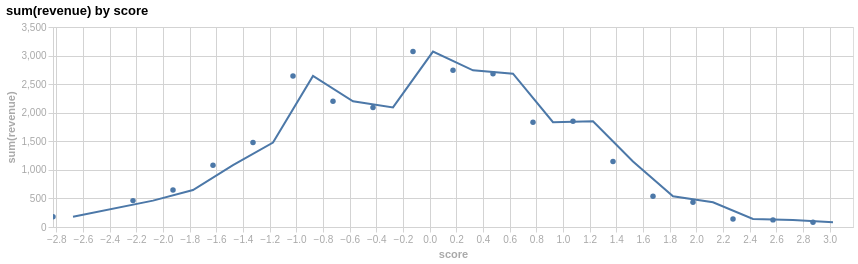

Notebook cell for this chart:
### Code cell
eda.plot_aggy(df_num, "score", "revenue", agg="sum", num_bins=20, mark="line")

### Figure 1 — Vega-Lite specification as saved in the notebook (floating-point values rounded to 4 significant figures)
{"config": {"axis": {"grid": true, "gridColor": "#d3d3d3", "tickColor": "#d3d3d3", "domainColor": "#d3d3d3", "labelColor": "#a9a9a9", "titleColor": "#a9a9a9"}, "legend": {"orient": "top", "titleAnchor": "start", "columns": 0, "titleColor": "#a9a9a9", "labelColor": "#a9a9a9"}, "title": {"align": "left", "anchor": "start"}}, "data": {"name": "data-d980e441f648e259c01ab24830136809"}, "mark": {"type": "line", "point": true}, "encoding": {"tooltip": [{"field": "score_lb", "type": "quantitative"}, {"field": "score_ub", "type": "quantitative"}, {"field": "agg_value", "type": "quantitative"}], "x": {"axis": {"title": "score"}, "bin": "binned", "field": "score_lb", "type": "quantitative"}, "x2": {"field": "score_ub"}, "y": {"field": "agg_value", "title": "sum(revenue)", "type": "quantitative"}}, "height": 200, "params": [{"name": "param_1e9efca18e7a2868", "select": {"type": "interval", "encodings": ["x", "y"]}, "bind": "scales"}], "title": "sum(revenue) by score", "width": 800, "$schema": "https://vega.github.io/schema/vega-lite/v6.4.1.json", "datasets": {"data-d980e441f648e259c01ab24830136809": [{"score_lb": -2.825, "score_ub": -2.525, "agg_value": 180.7}, {"score_lb": -2.225, "score_ub": -1.925, "agg_value": 461.7}, {"score_lb": -1.925, "score_ub": -1.625, "agg_value": 646.1}, {"score_lb": -1.625, "score_ub": -1.325, "agg_value": 1081.0}, {"score_lb": -1.325, "score_ub": -1.025, "agg_value": 1478.0}, {"score_lb": -1.025, "score_ub": -0.7246, "agg_value": 2643.0}, {"score_lb": -0.7246, "score_ub": -0.4246, "agg_value": 2201.0}, {"score_lb": -0.4246, "score_ub": -0.1246, "agg_value": 2092.0}, {"score_lb": -0.1246, "score_ub": 0.1755, "agg_value": 3070.0}, {"score_lb": 0.1755, "score_ub": 0.4755, "agg_value": 2742.0}, {"score_lb": 0.4755, "score_ub": 0.7755, "agg_value": 2683.0}, {"score_lb": 0.7755, "score_ub": 1.075, "agg_value": 1834.0}, {"score_lb": 1.075, "score_ub": 1.375, "agg_value": 1851.0}, {"score_lb": 1.375, "score_ub": 1.676, "agg_value": 1146.0}, {"score_lb": 1.676, "score_ub": 1.976, "agg_value": 537.3}, {"score_lb": 1.976, "score_ub": 2.276, "agg_value": 433.2}, {"score_lb": 2.276, "score_ub": 2.576, "agg_value": 141.5}, {"score_lb": 2.576, "score_ub": 2.876, "agg_value": 124.6}, {"score_lb": 2.876, "score_ub": 3.176, "agg_value": 82.34}]}}
